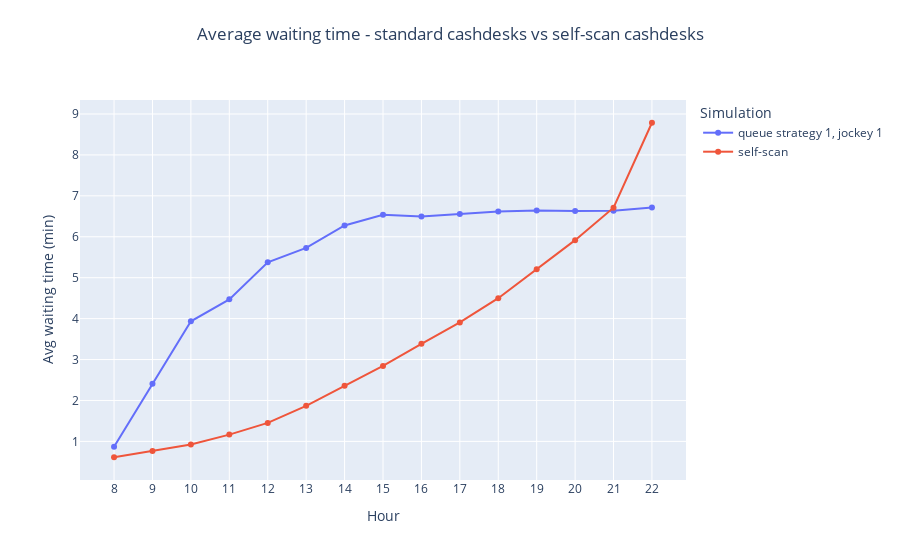

The notebook cell saved with this chart:
### Code cell
# Average waiting time

fig =  go.Figure()

fig = add_simulation_to_plot(fig, df_simulations, 'coda1_jockey1', "Avg_waiting_times_standard")
fig = add_simulation_to_plot(fig, df_simulations, 'self_scan', "Avg_waiting_times_self_scan")

fig = decorate_figure(fig,
    title="Average waiting time - standard cashdesks vs self-scan cashdesks",
    y_axis_title="Avg waiting time (min)")

fig.show()
fig.write_image("doc/report/images/results/avg_wt_selfscan.png", scale=IMAGE_SCALE)

### Figure 1 — Plotly figure (JSON) as saved in the notebook; plotly's stock layout.template omitted (floating-point values rounded to 4 significant figures)
{"data": [{"mode": "lines+markers", "name": "queue strategy 1, jockey 1", "type": "scatter", "x": [8, 9, 10, 11, 12, 13, 14, 15, 16, 17, 18, 19, 20, 21, 22], "y": [0.8676, 2.407, 3.935, 4.471, 5.376, 5.727, 6.275, 6.536, 6.493, 6.554, 6.617, 6.644, 6.629, 6.637, 6.714]}, {"mode": "lines+markers", "name": "self-scan", "type": "scatter", "x": [8, 9, 10, 11, 12, 13, 14, 15, 16, 17, 18, 19, 20, 21, 22], "y": [0.6124, 0.7628, 0.9234, 1.165, 1.452, 1.869, 2.361, 2.845, 3.383, 3.906, 4.498, 5.207, 5.917, 6.711, 8.786]}], "layout": {"legend": {"title": {"text": "Simulation"}}, "title": {"text": "Average waiting time - standard cashdesks vs self-scan cashdesks", "x": 0.5, "xanchor": "center", "y": 0.95, "yanchor": "top"}, "xaxis": {"dtick": 1, "tick0": 0, "tickmode": "linear", "title": {"text": "Hour"}}, "yaxis": {"dtick": 1, "tick0": 0, "tickmode": "linear", "title": {"text": "Avg waiting time (min)"}}}}
